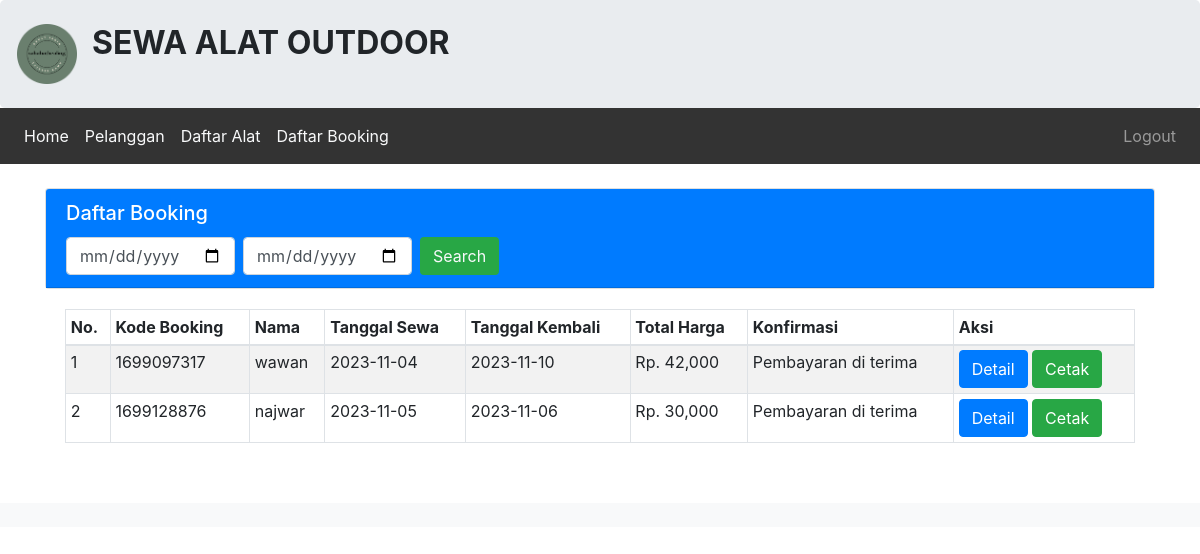
The page /admin/booking/booking.php on the database its author committed.
### tables this page shows
CREATE TABLE `tbl_booking_212303` (
  `212303_id_booking` int(11) NOT NULL,
  `212303_kode_booking` varchar(50) NOT NULL,
  `212303_id_login` int(50) NOT NULL,
  `212303_id_alat` varchar(50) NOT NULL,
  `212303_nama` varchar(100) NOT NULL,
  `212303_alamat` varchar(100) NOT NULL,
  `212303_ktp` varchar(100) NOT NULL,
  `212303_no_telp` varchar(100) NOT NULL,
  `212303_tgl_sewa` date NOT NULL,
  `212303_tgl_kmb` date NOT NULL,
  `212303_total_bayar` int(100) NOT NULL,
  `212303_konfirmasi` varchar(100) NOT NULL,
  `212303_tgl_input` date NOT NULL
);

### admin/booking/booking.php (the view, shortened to what this page needs)
<?php
include '../header2.php';
include '../../koneksi.php';
$query = "SELECT * FROM tbl_booking_212303";
$hasil = mysqli_query($koneksi,$query);
?>
<br>
<div class="container">
    <div class="card">
        <div class="card-header text-white bg-primary">
            <div class="flex justify-between">
                <h5 class="card-title">
                    Daftar Booking
                </h5>
                <div class="">
                    <form class="form-inline" method="post" action="filter.php">
                        <input class="form-control mr-sm-2" type="date" name="tanggal" placeholder="Cari Nama Booking" aria-label="Search">
                        <input class="form-control mr-sm-2" type="date" name="tanggal_kembali" placeholder="Cari Nama Booking" aria-label="Search">
                        <button class="btn my-2 my-sm-0 bg-success text-light" type="submit">Search</button>
                    </form>
                </div>
            </div>
        </div>
    </div>
    <div class="card-body">
        <div class="table-responsive">
            <table class="table table-striped table-bordered table-sm">
                <thead>
                    <tr>
                        <th>No. </th>
                        <th>Kode Booking</th>
                        <th>Nama </th>
                        <th>Tanggal Sewa </th>
                        <th>Tanggal Kembali </th>
                        <th>Total Harga</th>
                        <th>Konfirmasi</th>
                        <th>Aksi</th>
                    </tr>
                </thead>
                <tbody>
                    <?php $no = 1;
                    foreach ($hasil as $isi) { ?>
                        <tr>
                            <td><?php echo $no; ?></td>
                            <td><?= $isi['212303_kode_booking']; ?></td>
                            <td><?= $isi['212303_nama']; ?></td>
                            <td><?= $isi['212303_tgl_sewa']; ?></td>
                            <td><?= $isi['212303_tgl_kmb']; ?></td>
                            <td>Rp. <?= number_format($isi['212303_total_bayar']); ?></td>
                            <td><?= $isi['212303_konfirmasi']; ?></td>
                            <td>
                                <a class="btn btn-primary" href="bayar.php?id=<?= $isi['212303_kode_booking']; ?>" role="button">Detail</a>
                                <a class="btn btn-success" href="cetak.php?id=<?= $isi['212303_kode_booking']; ?>" role="button" target="_blank">Cetak</a>
                            </td>
                        </tr>
                    <?php $no++;
                    } ?>
                </tbody>
            </table>
        </div>
    </div>
</div>
<?php include '../footer.php'; ?>

### rows shown on the page
tbl_booking_212303: 212303_kode_booking "1699097317", 212303_nama "wawan", 212303_tgl_sewa "2023-11-04", 212303_tgl_kmb "2023-11-10", 212303_total_bayar "42,000", 212303_konfirmasi "Pembayaran di terima"
tbl_booking_212303: 212303_kode_booking "1699128876", 212303_nama "najwar", 212303_tgl_sewa "2023-11-05", 212303_tgl_kmb "2023-11-06", 212303_total_bayar "30,000", 212303_konfirmasi "Pembayaran di terima"
